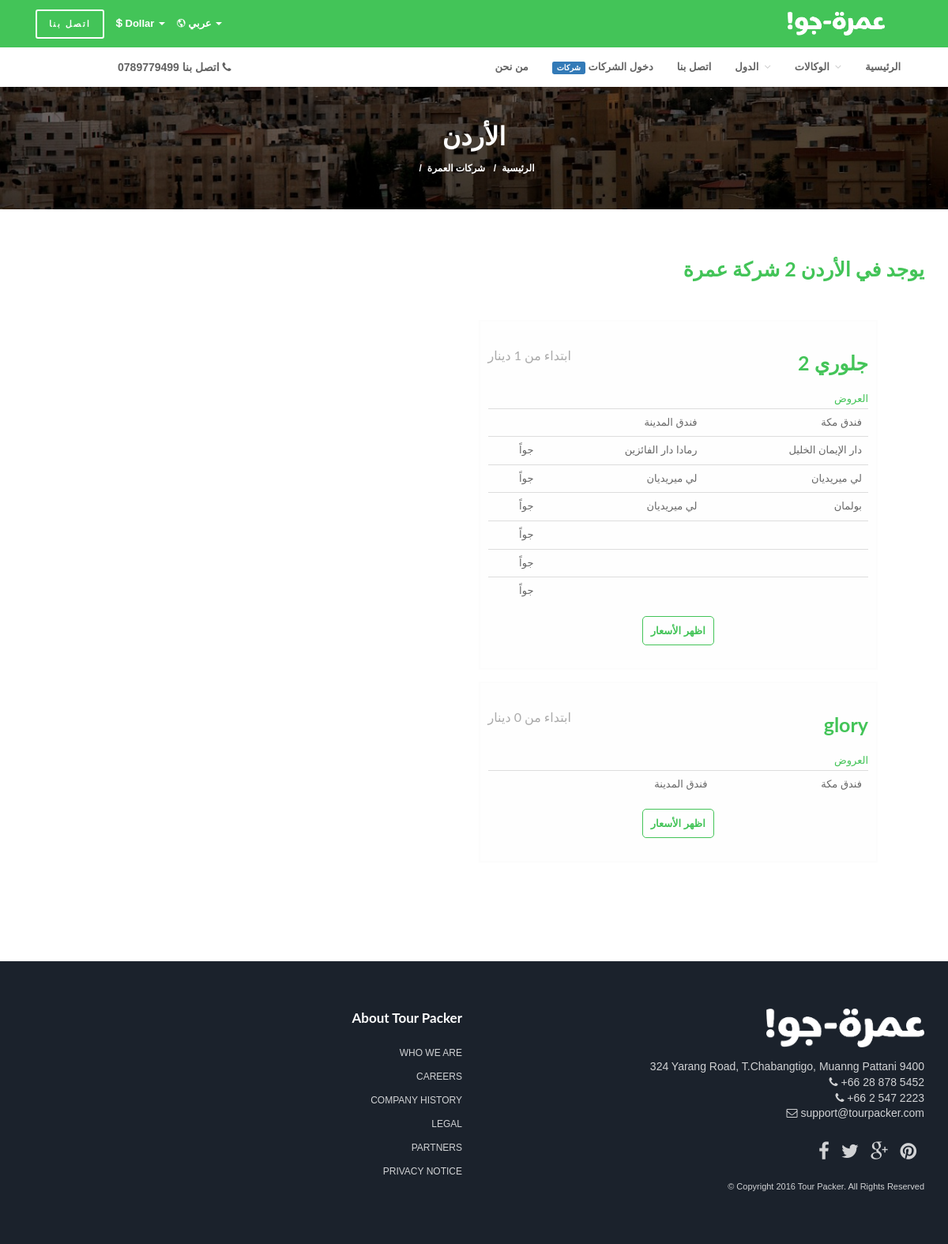
/agencies_list/, run on the app's committed database.
### catalogue/models.py (models this page shows, shortened)
class Country(models.Model):
	title = models.CharField(max_length = 50)
	country_code = models.CharField(max_length = 3 , default = 'JO' )
	currency = models.CharField(max_length = 50)

class Agency(models.Model):
	created_by = models.ForeignKey(User , null = True )
	supplier_account_agency = models.ForeignKey('Agency', null = True)
	active = models.BooleanField(default = True )
	country = models.ForeignKey(Country , null = True )
	city = models.CharField(max_length = 50 , blank = True )
	title = models.CharField(max_length = 50 , blank = True )
	about = models.CharField(max_length = 500 , blank = True )
	address = models.CharField(max_length = 50 , blank = True )
	phone_number = models.CharField(max_length = 50 , blank = True )
	email = models.CharField(max_length = 50 , blank = True )
	website = models.CharField(max_length = 50  , blank = True )
	facebook_page = models.CharField(max_length = 50 , blank = True )
	logo  = models.FileField(upload_to = 'logos/' , null = True )
	available_dates = models.ManyToManyField(Date)
	prices_start_from = models.IntegerField(default = 0)

class Package(models.Model):
	created_by = models.ForeignKey(User , null = True )
	catalogue_agency = models.ForeignKey(Agency , null = True )
	makkah_hotel = models.ForeignKey('MakkahHotel', null = True )
	madinah_hotel = models.ForeignKey('MadinahHotel', null = True )
	single_room_cost = models.IntegerField(default = 0 )
	double_room_cost = models.IntegerField(default = 0 )
	trip_room_cost = models.IntegerField(default = 0 )
	quad_room_cost = models.IntegerField(default = 0 )
	quin_room_cost = models.IntegerField(default = 0 )
	transport = models.CharField(max_length =10 , default ="BUS" ) # choices are('BUS' , 'FLIGHT')
	month = models.IntegerField(default =0 )
	year = models.IntegerField(default =0 )
	updated_single_room_cost = models.IntegerField(default = 0 )
	updated_double_room_cost = models.IntegerField(default = 0 )
	updated_trip_room_cost = models.IntegerField(default = 0 )
	updated_quad_room_cost = models.IntegerField(default = 0 )
	updated_quin_room_cost = models.IntegerField(default = 0 )
	is_created = models.BooleanField(default = False)
	is_removed = models.BooleanField(default = False)
	is_updated = models.BooleanField(default = False)
	makkah_hotel_title = models.CharField(max_length= 200 , blank = True )
	madinah_hotel_title = models.CharField(max_length= 200 , blank = True )
	prices_start_from = models.IntegerField(default = 0)

class Hotel(models.Model):
	title = models.CharField(max_length = 50)
	stars = models.IntegerField(default = 0)
	photoshots = models.ManyToManyField('Photoshot' , blank = True )
	thumbnail = models.FileField(upload_to ='thumbnails/'  , null = True )

### catalogue/views.py (the view)
# urls.py: url(r'^agencies_list/$'	,	views.agencies_list , name="agencies_list" ) ,
def agencies_list(request):
	context = {}
	country_code = request.GET.get('country_code')
	if country_code  :
		country = Country.objects.get(country_code = country_code)
	else :
		country = Country.objects.get(country_code = 'JO')
	agencies = Agency.objects.filter(created_by__is_staff = True , country = country)
	packages = []
	for agency in agencies  :
		packages += [Package.objects.filter(catalogue_agency= agency)]
	agencies_list = zip(agencies , packages)
	context['agencies_list'] = agencies_list
	context['agencies_count'] = agencies.count
	context['country'] = country
	return render(request , 'agencies_list.html', context)

### catalogue/base_context.py (called while the page is built)
def agencies(request):
	return {'agencies' : Agency.objects.filter(created_by__is_staff = True).only('id' , 'title') }

def countries(request):
	return {'countries' : Country.objects.only('id' , 'title') }

### templates/agencies_list.html (shortened to what this page needs)
{% extends 'base.html' %}
{% block main_wrapper %}
		<div class="main-wrapper">
			<div class="page-title" style="background-image:url('/static/images/backgrounds/amman.jpg');">
				<div class="container">
					<div class="row" dir="rtl">
						<div class="col-sm-10 col-sm-offset-1 col-md-6 col-md-offset-3">
							<h1 class="hero-title">{{country.title}}</h1>
							<ol class="breadcrumb-list">
								<li><a href="/">الرئيسية</a></li>
								<li><a  href="{% url 'catalogue:agencies_list' %}?country_code={{country.country_code}}">شركات العمرة</a></li>
							</ol>
						</div>
					</div>
				</div>
			</div>
			<div class="content-wrapper" style="padding-top: 5%;">
				<div class="container">
					<div class="row" >
						<div class="col-md-12 col-xs-12 col-sm-12 " role="main">
							<div class="sorting-wrappper rtl">
								<div class="sorting-header" dir="rlt" >
									<h3 class="sorting-title uppercase"> يوجد في {{country.title}} <span>{{agencies_count}} </span> شركة عمرة </h3>
								</div>
							</div>
						<div id="columns" dir="rtl" >
						{% for agency , packages in agencies_list %}
						<figure style="width:100%" >
							<div style="padding:10px;">
							<div dir="lrt" class="form-group" >
								<h3><span class="pull-left"><small>ابتداء من {{agency.prices_start_from}} دينار</small></span><span>{{agency.title}}</span></h3>
							</div>
							<div class="form-group" dir="rtl">
							  <table class="table" >
							  	<span style="color:#43C458" >العروض</span>
							  <tr>
							    <td>فندق مكة</td>
							    <td>فندق المدينة</td>
							    <td></td>
							  </tr>
							  {% for package in packages %}
							  <tr>
							    <td>{{package.madinah_hotel.title}}</td>
							    <td>{{package.makkah_hotel.title}}</td>
							    <td>{% if package.transport == 'BUS' %} براً  {% else %}جواً{% endif %}</td>
							  </tr>
							  {% endfor %}
							</table>
							<div style="text-align: center;">
							<a href="{% url 'catalogue:catalogue_agency' agency_id=agency.id %}" style="border:.1px solid #43C458;border-radius: 5px;padding:10px;" >اظهر الأسعار</a>
							</div>
							</div>
							</div>
						</figure>
						{% endfor %}
						</div>
						</div>
					</div>
				</div>
			</div>
			</div>
{% endblock %}

### static/css/style.css (style rules this page uses)
.page-title { position: relative; padding: 40px 0; background-position: center center; background-repeat: no-repeat; background-size: cover; color: rgba(255, 255, 255, 0.9); position: relative; text-align: center; }
.page-title::before { position: absolute; left: 0; top: 0; width: 100%; height: 100%; background: rgba(0, 0, 0, 0.4); content: "" }
.page-title h1 { color: rgba(255, 255, 255, 1); margin: 0 0 5px; }
ol.breadcrumb-list li { display: inline-block; line-height: 1; color: rgba(255, 255, 255, 1); font-size: 12px; }
ol.breadcrumb-list li a { color: rgba(255, 255, 255, 1); font-weight: 600; }
ol.breadcrumb-list li a:after { content: "/"; margin: 0 7px; }
.sorting-wrappper { margin: 0 0 23px; }
.sorting-wrappper h3 { line-height: 1.2; margin: 0; }
.sorting-header { margin: 0 0 15px; }

### static/css/color-02.css (style rules this page uses)
ul.availabily-list li.availabily-content > div.date-from:after, ul.sort-by li.active a, ul.sort-by li a:hover, .btn-sorting.active, .btn-sorting:hover, .featured-item .content .icon, ul.featured-list-sm li .icon, .absolute-in-content .price, .alt-smaller .price, .package-list-item .content .price, .itinerary-item-wrapper .panel-heading.active .absolute-day-number, .review-overall-point span, .faq-alt-2-wrapper .bootstarp-accordion .panel-heading a:before, ul.static-page-menu li a:hover, ul.static-page-menu li.active a, .breadcrumb-wrapper ol.breadcrumb-list li a, a, h1, h2, h3, h4, h5, h6, .btn-link, .scrollspy-sidebar .nav > li > a:hover, .irs-from, .irs-to, .irs-single { color: #43C458; }

### templates/base.html (style rules this page uses)
.rtl { text-align:right; }

### templates/agencies_list.html (style rules this page uses)
body { background: url(//subtlepatterns.com/patterns/scribble_light.png); font-family: Calluna, Arial, sans-serif; min-height: 1000px; }
#columns { column-width: 450px; column-gap: 15px; width: 90%; max-width: 1100px; margin: 50px auto; }
div#columns figure { background: #fefefe; border: 2px solid #fcfcfc; margin: 0 2px 15px; padding-bottom: 10px; display: inline-block; column-break-inside: avoid; }
div#columns small { font-size: 1rem; float: right; text-transform: uppercase; color: #aaa; }

### data on the page
Country: title "الأردن"
Agency: title "جلوري 2"
Package: madinah_hotel "دار الإيمان الخليل", makkah_hotel "رمادا دار الفائزين", transport "جواً"
Package: madinah_hotel "لي ميريديان", makkah_hotel "لي ميريديان", transport "جواً"
Package: madinah_hotel "بولمان", makkah_hotel "لي ميريديان", transport "جواً"
Package: transport "جواً"
Package: transport "جواً"
Package: transport "جواً"
Agency: title "glory"
